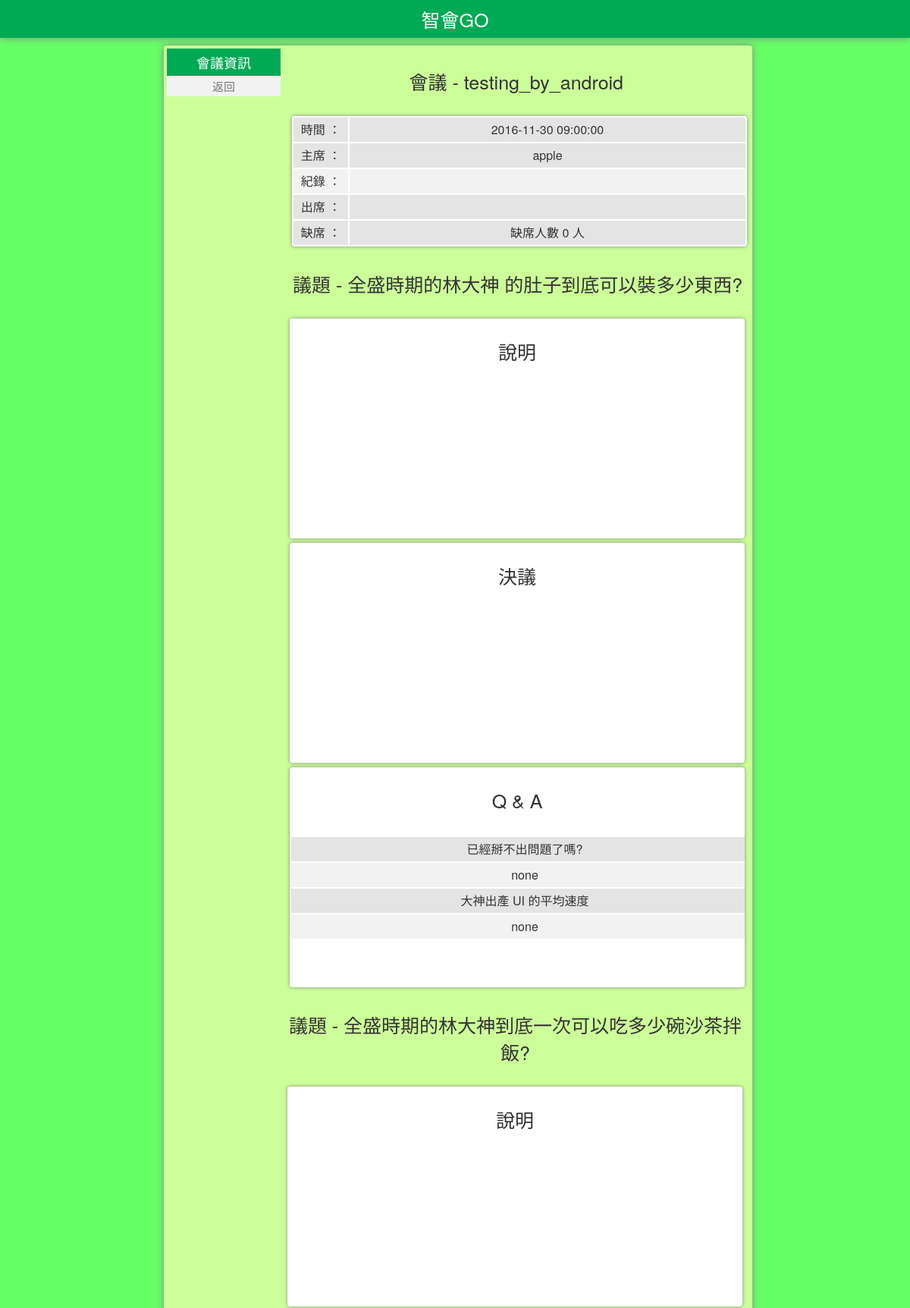
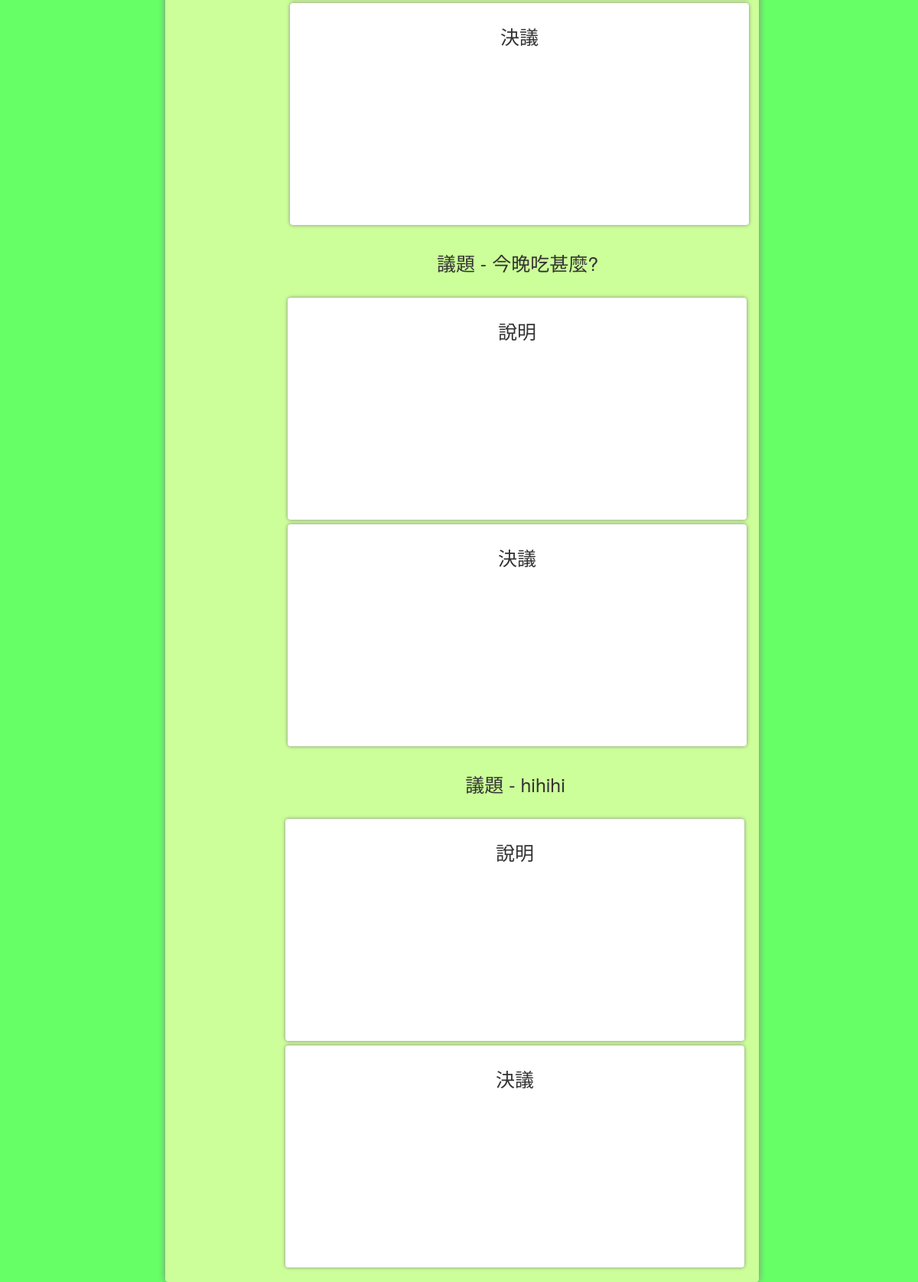
/meeting_cloud/web/employee_web/meeting/meeting_record.php?meeting_id=4, run on an earlier commit of the app's database (2 pictures, top to bottom).
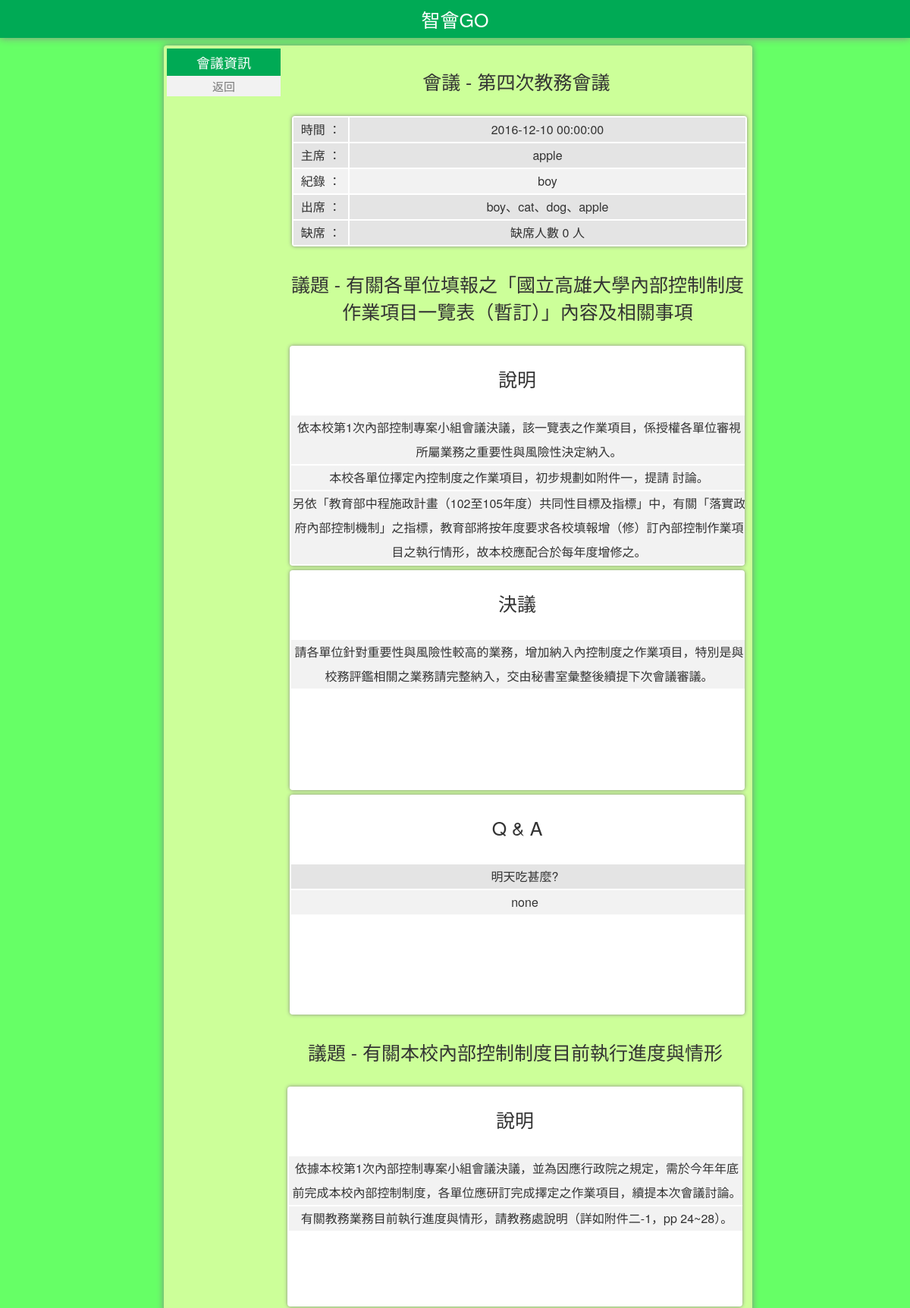
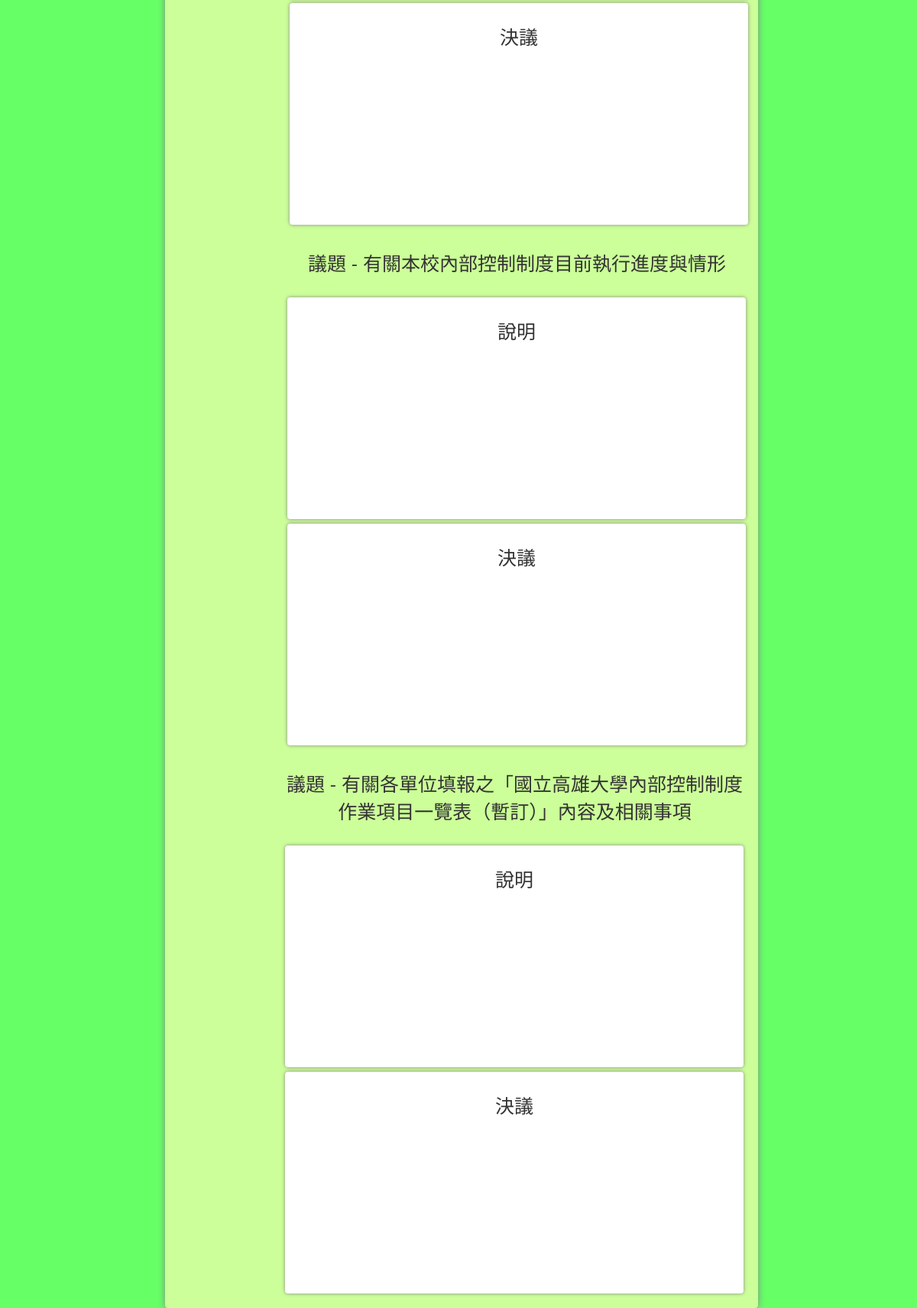
And on a later commit of the database (2 pictures, top to bottom).
### tables this page shows
CREATE TABLE `meeting_scheduler` (
  `meeting_id` int(11) NOT NULL,
  `group_id` int(4) NOT NULL,
  `title` varchar(40) NOT NULL,
  `moderator_id` varchar(4) NOT NULL,
  `minutes_taker_id` varchar(4) NOT NULL,
  `time` datetime NOT NULL,
  `over` int(1) NOT NULL
);

CREATE TABLE `group_meeting_topics` (
  `meeting_id` int(11) NOT NULL,
  `topic_id` int(11) NOT NULL,
  `topic` varchar(2000) NOT NULL
);

CREATE TABLE `meeting_questions` (
  `meeting_id` int(11) NOT NULL,
  `topic_id` int(11) NOT NULL,
  `question_id` int(11) NOT NULL,
  `question` varchar(100) NOT NULL,
  `answer` varchar(100) NOT NULL,
  `asking_time` datetime NOT NULL
);

CREATE TABLE `member` (
  `id` varchar(8) NOT NULL,
  `pw` varchar(20) NOT NULL,
  `name` varchar(12) NOT NULL,
  `sex` varchar(1) NOT NULL,
  `telephone` varchar(12) NOT NULL,
  `mail` varchar(40) NOT NULL,
  `access` varchar(2) NOT NULL
);

CREATE TABLE `join_meeting_member` (
  `meeting_id` int(11) NOT NULL,
  `member_id` varchar(4) NOT NULL,
  `joined` int(2) NOT NULL
);

CREATE TABLE `meeting_topic_contents` (
  `meeting_id` int(11) NOT NULL,
  `topic_id` int(11) NOT NULL,
  `content_id` int(11) NOT NULL,
  `content` varchar(2000) NOT NULL
);

CREATE TABLE `meeting_minutes` (
  `meeting_id` int(11) NOT NULL,
  `topic_id` int(11) NOT NULL,
  `meeting_minutes_id` int(11) NOT NULL,
  `meeting_minutes` varchar(1000) NOT NULL
);

### meeting_cloud/web/employee_web/meeting/meeting_record.php (the view, shortened to what the changed rows need)
<?php
	require_once("../../../connMysql.php");
	$meeting_id = $_GET['meeting_id'];
	$sql = "select scheduler.*, member.name from meeting_scheduler as scheduler, member
			where scheduler.meeting_id = '".$meeting_id."'
			and scheduler.moderator_id = member.id";
	$result = $conn->query($sql);
	$row=$result->fetch_array();
	$meeting_title = $row['title'];
	$time = $row['time'];
	$moderator = $row['name'];
	$sql = "select scheduler.*, member.name from meeting_scheduler as scheduler, member
			where scheduler.meeting_id = '".$meeting_id."'
			and scheduler.minutes_taker_id = member.id";
	$result = $conn->query($sql);
	$row=$result->fetch_array();
	$minutes_taker = $row['name'];
?>
<html xmlns="http://www.w3.org/1999/xhtml">
<head>
	<link rel="stylesheet" type="text/css" href="../../main_css/main.css">
</head>
<body>
	<div id="divOrigin">
		<div id="divTop">
			<dl style="margin:0;width:20%;float:left;">
				<dt id="memberBar" class="left">
				</dt>
			</dl>
			<p id="conventionTittle">會議 - <?php echo $meeting_title; ?></p>
			<div id="main_sub">
					<table id="table">
						<tr>
							<table id="table">
							<?php
								echo '<tr>'.
										'<td id="tableValueCol1" style="width:70px;">'.'時間 ：　'.
										'</td>'.
										'<td id="tableValueCol1" >'.$time.
										'</td>'.
									 '</tr>';
								echo '<tr>'.
										'<td id="tableValueCol1" style="width:70px;">'.'主席 ：　'.
										'</td>'.
										'<td id="tableValueCol1" >'.$moderator.
										'</td>'.
									 '</tr>';
								echo '<tr>'.
										'<td id="tableValueCol2" style="width:70px;">'.'紀錄 ：　'.
										'</td>'.
										'<td id="tableValueCol2" >'.$minutes_taker.
										'</td>'.
									 '</tr>';
								echo '<tr>'.
										'<td id="tableValueCol1" style="width:70px;">'.'出席 ：　'.
										'</td>'.
										'<td id="tableValueCol1" >';
								$join_member_sql = "select j_m_m.*, member.name from join_meeting_member as j_m_m, member
													where j_m_m.meeting_id = '".$meeting_id."' and j_m_m.joined = 1
													and j_m_m.member_id = member.id";
								$join_member_result = $conn->query($join_member_sql);
								$num_of_join_meeting_member = $join_member_result->num_rows;
								for ($i = 1; $i <= $num_of_join_meeting_member; $i++)
								{
									$join_member_row=$join_member_result->fetch_array();
									echo $join_member_row['name'];
									if ($i != $num_of_join_meeting_member)
										echo "、";
								}
								echo 	'</td>'.
									 '</tr>';
							?>
							</table>
						</tr>
					</table>
				</div>
		<?php
			$sql = "select * from group_meeting_topics where meeting_id = '".$meeting_id."'";
			$result = $conn->query($sql);
			$num_of_topic = $result->num_rows;
			for ($i = 1; $i <= $num_of_topic; $i++)
			{
				$row = $result->fetch_array();
				$meeting_topic = $row['topic'];
				$topic_id = $row['topic_id'];
				echo "<div id=\"main_in_main\">".
						"<p id=\"conventionTittle\">議題 - ".$meeting_topic."</p>".
						"<div id=\"main_sub\">".
							"<p id=\"conventionTittle\">說明</p>".
							"<table id=\"table\">".
								"<tr>".
									"<table id=\"table\">".
										"<tr>".
											"<td id=\"tableTittleCol1\" > </td>".
										"</tr>".
									"</table>".
								"</tr>".
								"<tr>".
									"<div style=\"width:600px; height:200px; overflow:hidden;\">".
									"<div style=\"width:605px; height:200px; overflow-y: auto;\">".
										"<table id=\"table\">";
						$meeting_content_sql = "select * from meeting_topic_contents ".
											   "where meeting_id = '".$meeting_id."' and topic_id = '".$topic_id."'";
						$meeting_content_result = $conn->query($meeting_content_sql);
						$num_of_meeting_content = $meeting_content_result->num_rows;
								for ($j = 1; $j <= $num_of_meeting_content; $j++)
								{
									$meeting_content_row = $meeting_content_result->fetch_array();
									echo "<tr id = \"meeting_content".$j."\">".
											'<td id = "tableValueCol2">'.$meeting_content_row['content'].'</td>'.
										 "</tr>";
								}
						echo			"</table>".
									"</div>".
									"</div>".
								"</tr>".
							"</table>".
						"</div>";
				echo 	"<div id=\"main_sub\">".
							"<p id=\"conventionTittle\">決議</p>".
							"<table id=\"table\">".
								"<tr>".
									"<table id=\"table\">".
										"<tr>".
											"<td id=\"tableTittleCol1\" > </td>".
										"</tr>".
									"</table>".
								"</tr>".
								"<tr>".
									"<div style=\"width:600px; height:200px; overflow:hidden;\">".
									"<div style=\"width:605px; height:200px; overflow-y: auto;\">".
										"<table id=\"table\">";
						$meeting_minutes_sql = "select * from meeting_minutes ".
											   "where meeting_id = '".$meeting_id."' and topic_id = '".$topic_id."'";
						$meeting_minutes_result = $conn->query($meeting_minutes_sql);
						$num_of_meeting_minutes = $meeting_minutes_result->num_rows;
								for ($j = 1; $j <= $num_of_meeting_minutes; $j++)
								{
									$meeting_minutes_row = $meeting_minutes_result->fetch_array();
									echo "<tr id = \"meeting_minutes".$j."\">".
											'<td id = "tableValueCol2">'.$meeting_minutes_row['meeting_minutes'].'</td>'.
										 "</tr>";
								}
						echo			"</table>".
									"</div>".
									"</div>".
								"</tr>".
							"</table>".
						"</div>";
				$meeting_question_sql = "select * from meeting_questions ".
										"where meeting_id = '".$meeting_id."' and topic_id = '".$topic_id."'";
				$meeting_question_result = $conn->query($meeting_question_sql);
				$num_of_meeting_question = $meeting_question_result->num_rows;
				if ($num_of_meeting_question > 0)
				{
					echo 	"<div id=\"main_sub\">".
								"<p id=\"conventionTittle\">Q & A</p>".
								"<table id=\"table\">".
									"<tr>".
										"<table id=\"table\">".
											"<tr>".
												"<td id=\"tableTittleCol1\" > </td>".
											"</tr>".
										"</table>".
									"</tr>".
									"<tr>".
										"<div style=\"width:600px; height:200px; overflow:hidden;\">".
										"<div style=\"width:620px; height:200px; overflow-y: auto;\">".
											"<table id=\"table\">";
									for ($j = 1; $j <= $num_of_meeting_question; $j++)
									{
										$meeting_question_row = $meeting_question_result->fetch_array();
										echo "<tr id = \"meeting_question".$j."\">".
												'<td id = "tableValueCol1">'.$meeting_question_row['question'].'</td>'.
											 "</tr>";
										if ( isset ($meeting_answer_row['answer']))
											$answer = $meeting_answer_row['answer'];
										else
										$answer = "none";
										echo "<tr id = \"meeting_answer".$j."\">".
												'<td id = "tableValueCol2">'.$answer.'</td>'.
											 "</tr>";
									}
					echo					"</table>".
										"</div>".
										"</div>".
									"</tr>".
								"</table>".
							"</div>";
				}
			}
?>
			</div>
		</div>
	</div>
</body>
</html>

What changed in the data, as far as the page shows it:
removed group_meeting_topics: topic "全盛時期的林大神 的肚子到底可以裝多少東西?"
removed meeting_questions: question "已經掰不出問題了嗎?", answer "none", shown under "全盛時期的林大神 的肚子到底可以裝多少東西?"
removed meeting_questions: question "大神出產 UI 的平均速度", answer "none", shown under "全盛時期的林大神 的肚子到底可以裝多少東西?"
removed group_meeting_topics: topic "全盛時期的林大神到底一次可以吃多少碗沙茶拌飯?"
removed group_meeting_topics: topic "今晚吃甚麼?"
removed group_meeting_topics: topic "hihihi"
changed meeting_scheduler "apple": title "testing_by_android" → "第四次教務會議"; time "2016-11-30 09:00:00" → "2016-12-10 00:00:00"; member.name (not shown) → "boy"
added join_meeting_member: member.name "boy"
added join_meeting_member: member.name "cat"
added join_meeting_member: member.name "dog"
added join_meeting_member: member.name "apple"
added group_meeting_topics: topic "有關各單位填報之「國立高雄大學內部控制制度作業項目一覽表（暫訂）」內容及相關事項"
added meeting_topic_contents: content "依本校第1次內部控制專案小組會議決議，該一覽表之作業項目，係授權各單位審視所屬業務之重要性與風險性決定納入。", shown under "有關各單位填報之「國立高雄大學內部控制制度作業項目一覽表（暫訂）」內容及相關事項"
added meeting_topic_contents: content "本校各單位擇定內控制度之作業項目，初步規劃如附件一，提請 討論。", shown under "有關各單位填報之「國立高雄大學內部控制制度作業項目一覽表（暫訂）」內容及相關事項"
added meeting_topic_contents: content "另依「教育部中程施政計畫（102至105年度）共同性目標及指標」中，有關「落實政府內部控制機制」之指標，教育部將按年度要求各校填報增（修）訂內部控制作業項目之執行情形，故本校應配合於每年度增修之。", shown under "有關各單位填報之「國立高雄大學內部控制制度作業項目一覽表（暫訂）」內容及相關事項"
added meeting_minutes: meeting_minutes "請各單位針對重要性與風險性較高的業務，增加納入內控制度之作業項目，特別是與校務評鑑相關之業務請完整納入，交由秘書室彙整後續提下次會議審議。"
added meeting_questions: question "明天吃甚麼?", answer "none", shown under "有關各單位填報之「國立高雄大學內部控制制度作業項目一覽表（暫訂）」內容及相關事項"
added group_meeting_topics: topic "有關本校內部控制制度目前執行進度與情形"
added meeting_topic_contents: content "依據本校第1次內部控制專案小組會議決議，並為因應行政院之規定，需於今年年底前完成本校內部控制制度，各單位應研訂完成擇定之作業項目，續提本次會議討論。", shown under "有關本校內部控制制度目前執行進度與情形"
added meeting_topic_contents: content "有關教務業務目前執行進度與情形，請教務處說明（詳如附件二-1，pp 24~28）。", shown under "有關本校內部控制制度目前執行進度與情形"
added group_meeting_topics: topic "有關本校內部控制制度目前執行進度與情形"
added group_meeting_topics: topic "有關各單位填報之「國立高雄大學內部控制制度作業項目一覽表（暫訂）」內容及相關事項"
